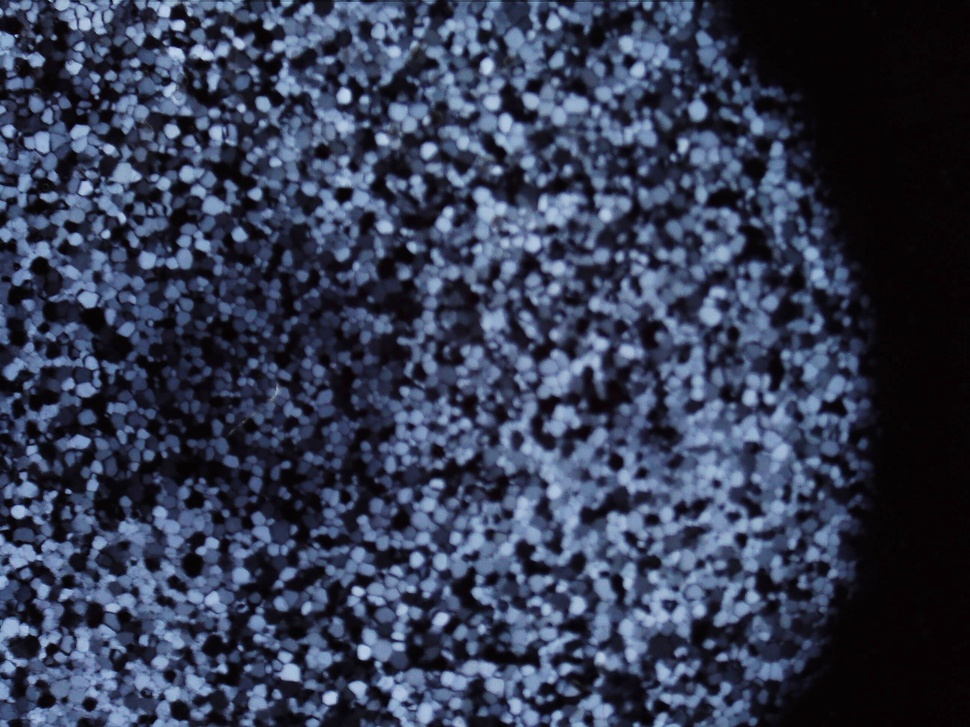
#> input picture example.jpg, 970 x 727 px, shrunk from 2592 x 1944 before the run
$ python run.py example.jpg 1.0 1.0
#> lines starting #> are read from the running program, lines starting #| are printed output that depends on the picture; after the words box and inside, x2 and y2 are one past the last pixel; in counts of white or black regions, pixels touching at a corner belong together
import os
import sys
import numpy as np
import math
import matplotlib.pyplot as plt
from scipy.ndimage import distance_transform_edt, label
from skimage import color, filters, io, exposure, morphology, transform, measure, restoration, feature, segmentation

##quick display function
def display(*images):
	square = len(images)
	side = math.ceil(math.sqrt(square))

	try:
		fig, axes = plt.subplots(side, side, figsize=(8, 8))
		for r, ax in enumerate(axes.flat):
			if r < square:
				ax.imshow(images[r], aspect='auto')
			ax.axis('off')
	except:
		fig, ax = plt.subplots(side,side,figsize=(8,8))
		ax.imshow(images[0], aspect='auto')
		ax.axis('off')

	plt.subplots_adjust(left=0, right=1, top=1, bottom=0, wspace=0.02, hspace=0.02)
	plt.show()

def preprocess(grayscale_image):

	#blur preserving edges
	blurred_image = restoration.denoise_bilateral(grayscale_image,win_size=7,sigma_color=3,sigma_spatial=25)
	#adaptive histogram equalization
	adapteq = exposure.equalize_adapthist(blurred_image, kernel_size=55, clip_limit=0.3)
	#unsharp mask
	masked_image = filters.unsharp_mask(adapteq, radius=15, amount = 2)
	#local thresholding
	block_size = 55
	threshold = filters.threshold_local(masked_image, block_size, offset=0.01)
	binary_image = masked_image > threshold
	#opening
	opened_image = morphology.opening(binary_image, footprint=morphology.disk(4))

	"""uncomment to see what the intermediate images look like,
	this is helpful for tweaking and debugging"""
	#display(blurred_image,adapteq,masked_image,opened_image)

	return opened_image

def find_centers(binary_image):

	distance_transform = distance_transform_edt(binary_image)
	distance_transform = restoration.denoise_bilateral(distance_transform,win_size=5,sigma_color=5,sigma_spatial=15)

	#estimate blob centers by local maxima
	max_coords = feature.peak_local_max(
		distance_transform, footprint=np.ones((11, 11)), labels=binary_image,
		exclude_border=False, min_distance = 17
		)
	local_maxima = np.zeros(distance_transform.shape, dtype=bool)
	local_maxima[tuple(max_coords.T)] = True
	centers = measure.label(local_maxima)
	centers = segmentation.expand_labels(centers, distance = 5)

	"""like above, the next 3 lines plot and shows all of the crystal centers it detects.
	uncomment for debugging"""
	#plt.imshow(raw_image)
	#plt.scatter(max_coords[:, 1], max_coords[:, 0], s=1, c='r')
	#plt.show()

	return centers

def find_edges(binary_image):

	closed_image = morphology.closing(binary_image, footprint=morphology.disk(2))
	#turn estimations into labels
	labels = measure.label(closed_image, 0, connectivity = 2)
	labels = segmentation.expand_labels(labels, distance = 3)
	mask = labels > 0
	#find borders from labels, then enhance
	borders = segmentation.find_boundaries(labels, connectivity=2, mode='inner', background = 0)
	borders = morphology.dilation(borders, footprint=morphology.disk(2))

	return borders, mask

def measure_crystals(binary_image, watershed_labels, image_width, image_height):

	#scale watershed labels acording to real-life image dimensions
	transform.resize(watershed_labels, (image_width, image_height)).shape

	#find crystal characteristics
	crystals = []
	for crystal in measure.regionprops(watershed_labels):
		crystal = {
			"area": crystal.area,
			"perimeter": crystal.perimeter,
			"eccentricity": crystal.eccentricity
			}
		crystals.append(crystal)

	return crystals

if __name__ == '__main__':
#error handling
	try:
		filename = os.getcwd() +'/'+ sys.argv[1]
		raw_image = io.imread(filename, as_gray=True)
#> raw_image: shape (727, 970) float64; min 0.000833, max 0.839, mean 0.235
	except:
		try:
			print(f'Could not load file: {sys.argv[1]}')
		except:
			print('Enter file to analyze')
		sys.exit(2)

	try:
		width_nm = float(sys.argv[2])
		height_nm = float(sys.argv[3])
	except:
		try:
			width_nm + height_nm
			print('Invalid image dimensions')
		except:
			print('Enter image dimensions')
		sys.exit(1)

#create black mask
	threshold = 12/255
	black_mask = raw_image < threshold
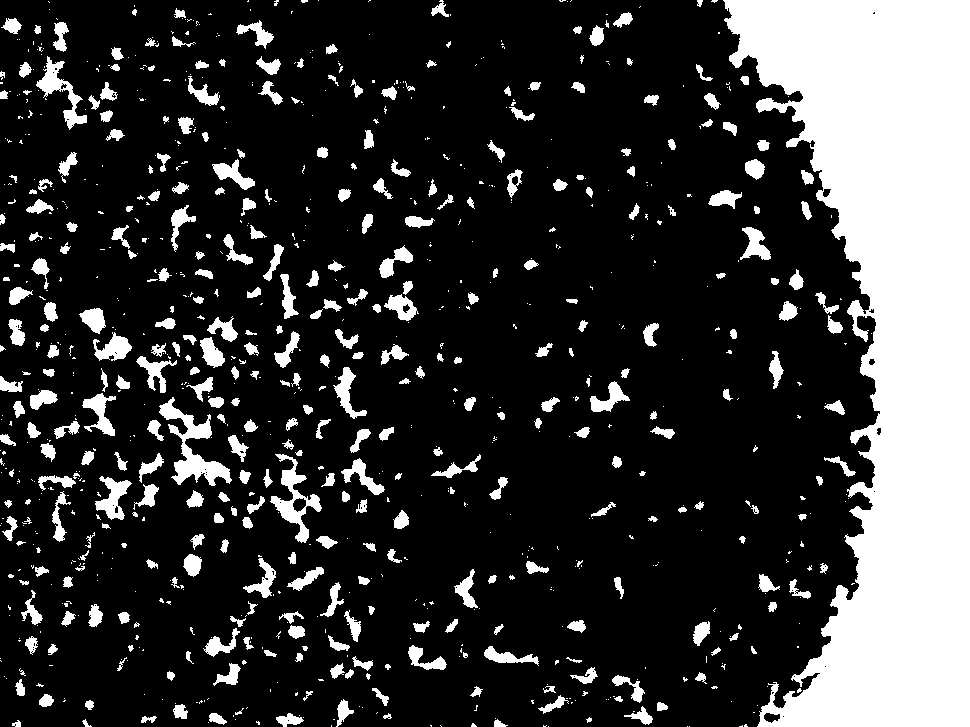
#> black_mask: shape (727, 970) bool; 22.1% white; 927 white regions (569 under 20 px), largest, box (x1, y1, x2, y2) and area: (723, 0, 970, 727) 104020, (159, 397, 232, 486) 2063, (270, 454, 322, 543) 1358

#preprocess to enhance crystal definition
	print('preprocessing image...')
	binary_image = preprocess(raw_image)
#> in preprocess, `binary_image = masked_image > threshold`: binary_image: shape (727, 970) bool; 51% white; 215 black regions (79 under 20 px), largest, box (x1, y1, x2, y2) and area: (0, 0, 970, 727) 272170, (403, 218, 774, 520) 28003, (0, 257, 152, 554) 15202
#> in preprocess, `opened_image = morphology.opening(binary_image, footprint=morphology.d..`: opened_image: shape (727, 970) bool; 46.3% white; 384 white regions, largest, box (x1, y1, x2, y2) and area: (472, 154, 800, 569) 15998, (59, 471, 234, 727) 14471, (806, 486, 969, 726) 12532
	binary_image[black_mask] = 0
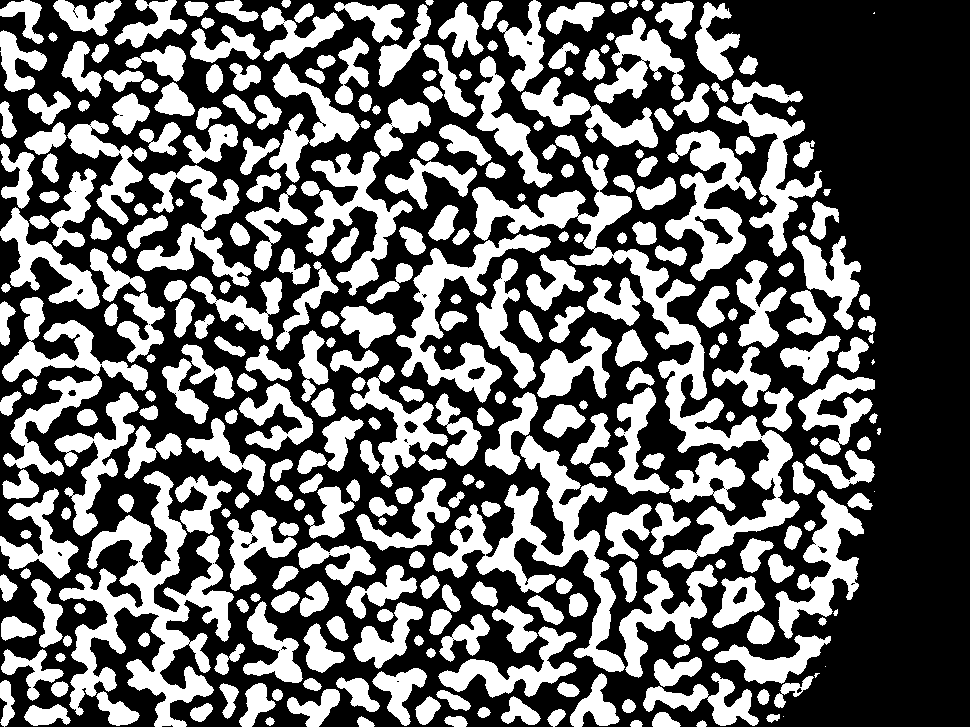
#> binary_image: shape (727, 970) bool; 40.6% white; 324 white regions (6 under 20 px), largest, box (x1, y1, x2, y2) and area: (472, 154, 800, 569) 15998, (59, 471, 234, 727) 14470, (433, 435, 625, 672) 10428

#identify crystal centers for watershed seedpoint
	print('finding crystal centers...')
	crystal_centers = find_centers(binary_image)
#> in find_centers, `distance_transform = distance_transform_edt(binary_image)`:
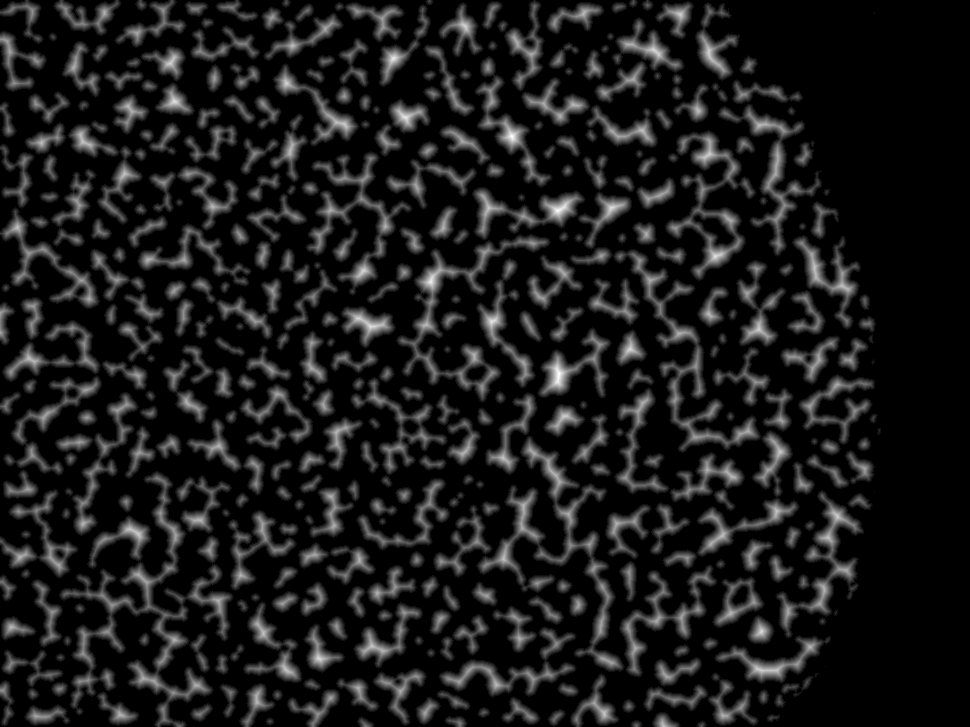
#> distance_transform: shape (727, 970) float64; min 0, max 14.21, mean 1.46; drawn with min black and max white
#> in find_centers, `max_coords = feature.peak_local_max( distance_transform, footprint=np...`: max_coords = 696 pairs, first value 4 to 724, second value 2 to 874
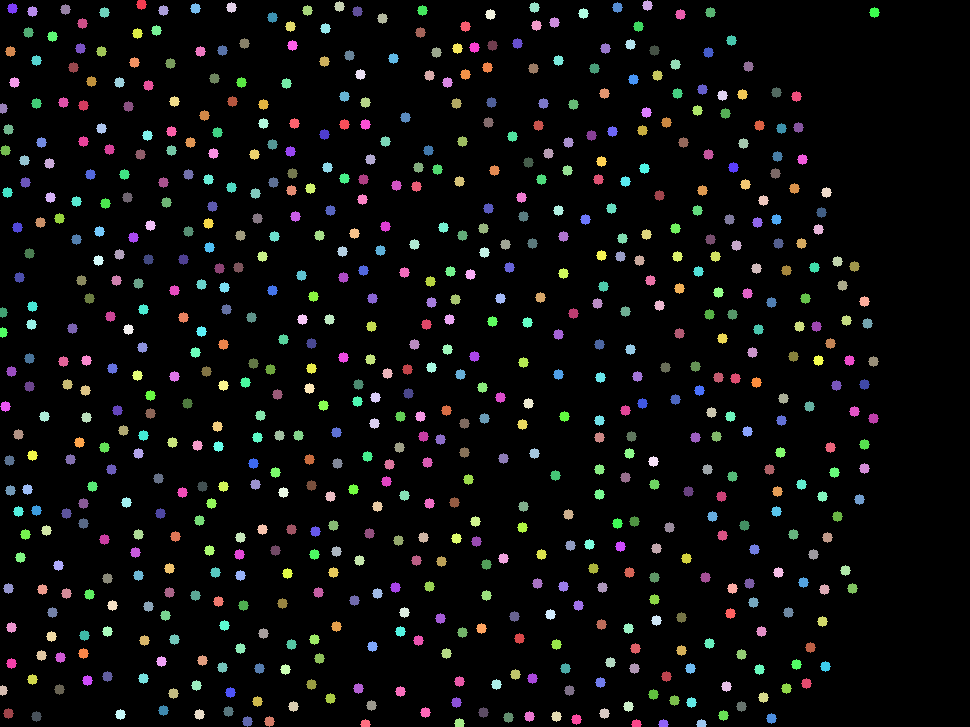
#> crystal_centers: shape (727, 970) int32; 697 distinct labels, from 0 to 696; one colour per label, 0 black

#identify crystal edges for watershed flood boundaries
	print('finding crystal edges...')
	crystal_borders, mask = find_edges(binary_image)
#> in find_edges, `closed_image = morphology.closing(binary_image, footprint=morphology.d..`: closed_image: shape (727, 970) bool; 41.3% white; 178 white regions (5 under 20 px), largest, box (x1, y1, x2, y2) and area: (366, 154, 800, 569) 31127, (0, 120, 182, 536) 26069, (0, 471, 234, 727) 19769
#> in find_edges, `labels = measure.label(closed_image, 0, connectivity = 2)`: labels: shape (727, 970) int32; 179 distinct labels, from 0 to 178
#> in find_edges, `labels = segmentation.expand_labels(labels, distance = 3)`:
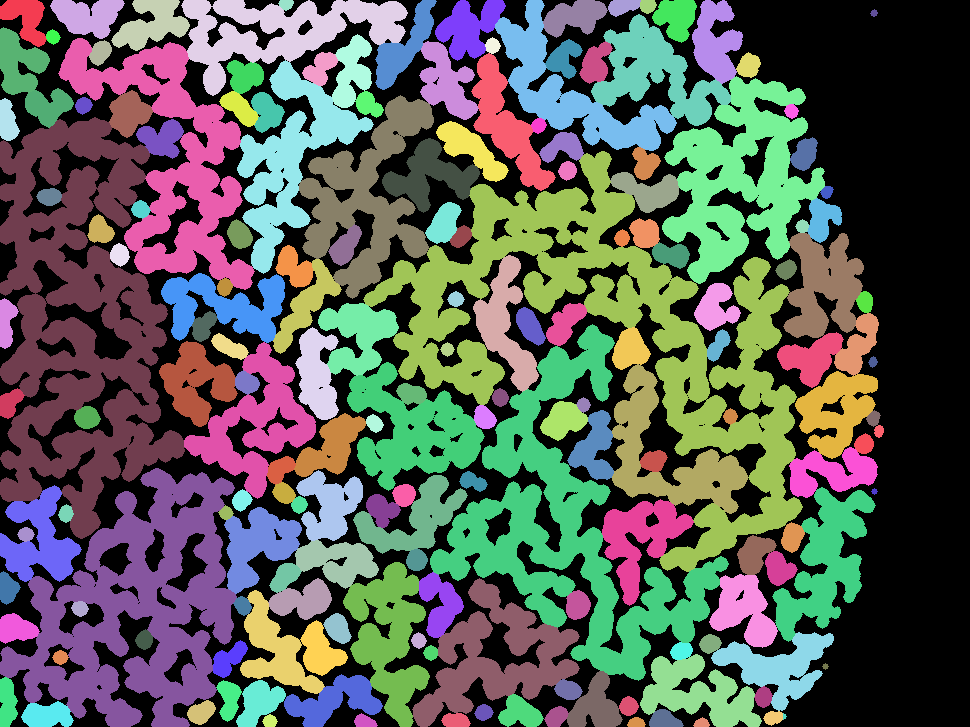
#> labels: shape (727, 970) int32; 179 distinct labels, from 0 to 178; one colour per label, 0 black
#> in find_edges, `mask = labels > 0`: mask: shape (727, 970) bool; 61.4% white; 241 black regions (97 under 20 px), largest, box (x1, y1, x2, y2) and area: (710, 0, 970, 727) 102821, (29, 234, 562, 601) 22693, (369, 93, 746, 265) 10981
#> in find_edges, `borders = segmentation.find_boundaries(labels, connectivity=2, mode='i..`: borders: shape (727, 970) bool; 9.2% white in thin lines or dots
#> in find_edges, `borders = morphology.dilation(borders, footprint=morphology.disk(2))`: borders: shape (727, 970) bool; 32.5% white; 64 white regions, largest, box (x1, y1, x2, y2) and area: (0, 0, 886, 727) 199592, (0, 257, 135, 371) 3610, (90, 607, 166, 727) 2495

#run watershed algorithm
	print('running watershed algorithm...')
	ws_labels = segmentation.watershed(crystal_borders, crystal_centers, mask=mask)
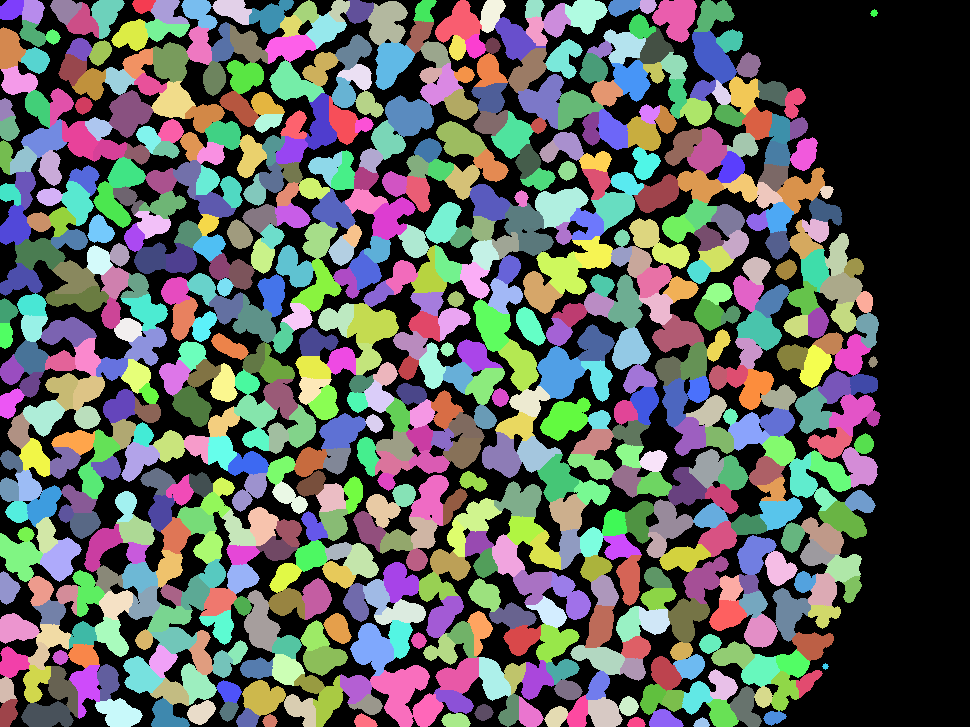
#> ws_labels: shape (727, 970) int32; 697 distinct labels, from 0 to 696; one colour per label, 0 black

#detect ice crystals from watershed image
	print('measuring crystals...')
	crystal_properties = measure_crystals(binary_image, ws_labels, width_nm, height_nm)
#> the loop in measure_crystals, `for crystal in measure.regionprops(watershed_labels):` made 696 passes
#> crystal on passes 1 to 3: {'area': 242, 'perimeter': 63.83, 'eccentricity': 0.791}, {'area': 191, 'perimeter': 51.21, 'eccentricity': 0.575}, {'area': 306, 'perimeter': 81.43, 'eccentricity': 0.692}
#> after the loop in measure_crystals, `for crystal in measure.regionprops(watershed_labels):`: crystals = 696 items
#> crystal_properties = 696 items

#write all collected stats to a csv file
	with open(filename+'-measured.csv','a') as out:
		out.write('area,perimeter,eccentricity\n')
		for crystal in crystal_properties:
			out.write(f'{crystal["area"]},{crystal["perimeter"]},{crystal["eccentricity"]}\n')
#> this loop made 696 passes

"""this shows, as an image, the final crystals it detects and what they look like.
	left is the output, right is the original image"""
	#ws_img = color.label2rgb(ws_labels,image=raw_image, kind='avg', bg_label=0, colors=plt.cm.tab20.colors)
	#ws_img = color.rgb2gray(ws_img)
	#display(ws_img,raw_image)
